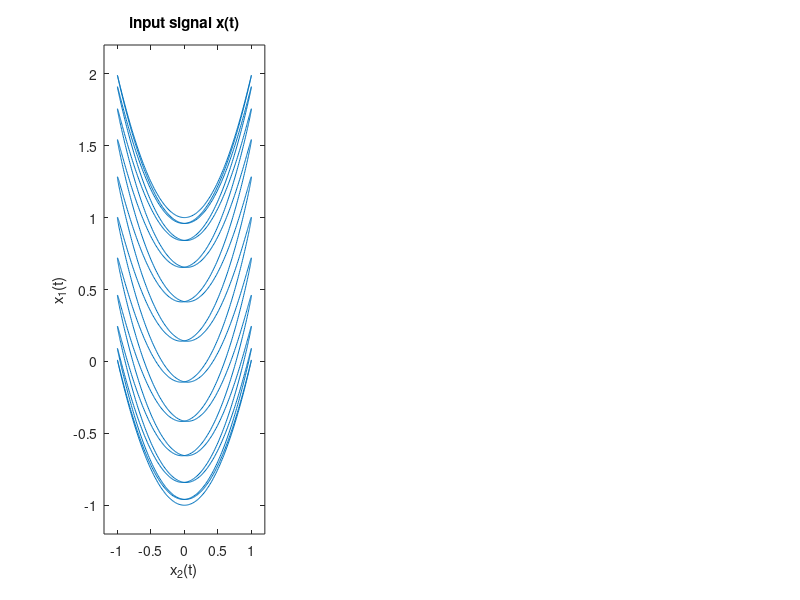

Reproduce this figure in MATLAB. (Note: this script raises an error after producing the figure.)
% see Wiskott, L. and Sejnowski, T.J. (2002), "Slow Feature Analysis:
% Unsupervised Learning of Invariances", Neural Computation, 14(4):715-770,
% Figure 2

msg = ['This demo reproduces an example from Wiskott, L. and Sejnowski,' ...
       ' T.J. (2002), "Slow Feature Analysis: Unsupervised Learning of' ...
       ' Invariances", Neural Computation, 14(4):715-770, Figure 2\n\n'];

fprintf(msg);


% init graphics
figure; clf; set(gcf, 'Position', [89 477 866 338]);

% create the input signal
T = 5000;
t = linspace(0, 2*pi, T);

x1 = sin(t)+cos(11*t).^2;
x2 = cos(11*t);
x = [x1; x2]';

% plot the input signal
subplot(1,3,1); plot(x2,x1);
set(gca, 'Xlim', [-1.2, 1.2], 'YLim', [-1.2,2.2]);
title('input signal x(t)');
xlabel('x_2(t)'); ylabel('x_1(t)');

%%%%%%%%%%%%%%%%%%%%%%%%%%%%%%%%%%%%%%
%
% Slow Feature Analysis
%
% create a SFA object
hdl = sfa2_create(2, xp_dim(2), 'PCA');
% perform the preprocessing step
sfa_step(hdl, x, 'preprocessing');
% perform the expansion step
sfa_step(hdl, x, 'expansion');
% close the algorithm
sfa_step(hdl, [], 'sfa');
%
%%%%%%%%%%%%%%%%%%%%%%%%%%%%%%%%%%%%%%

% compute the output signal
y = sfa_execute(hdl, x);

% it would have been quicker (but less instructive) to write:
% [y, hdl] = sfa2(x);

% plot the output of the slowest varying function
subplot(1,3,2); plot(t, y(:,1));
set(gca, 'Xlim', [0,2*pi], 'PlotBoxAspectRatio', [1,1,1])
title('output of the slowest varying function');
xlabel('t'); ylabel('y_1(t)');

% plot the contours of the slowest varying function
n = 100;
[X1,X2] = meshgrid(linspace(-1.2,2.2,n),linspace(-1.2,1.2,n));
testpts = [X1(:) X2(:)];

out = sfa_execute(hdl, testpts);
out = reshape(out(:,1),n,n);

subplot(1,3,3); contourf(X2,X1,out,10);
title('contours of the slowest varying function g_1(x)');
xlabel('x_2'); ylabel('x_1');
